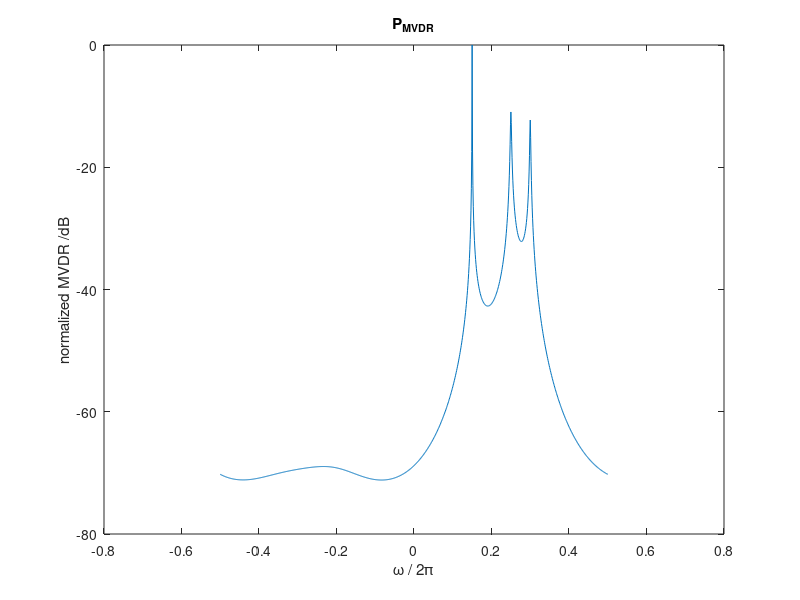

Write MATLAB code to recreate this figure.
clc
clear all
close all

j=sqrt(-1);
%% gen signal 
f=[0.15 0.25 0.30]';
N=100;                      %length of signal
M=6;                           % filter order
SNR=[20 25 30]';
sigma_v=1;                    %noise power
test_N=100;
for test=1:test_N
	v_n=sqrt(sigma_v/2)*randn(1,N)+j*sqrt(sigma_v/2)*randn(1,N);% complex gauss noise
	a_k=sqrt(10.^(SNR/10)*sigma_v);%ampltitude of envelope
		
	n=(0:N-1);
	phi_k=2*pi*rand(1,3)';
	s_k=a_k.*exp(j*2*pi*f*n+phi_k);
	u_n=sum(s_k)+v_n;
	u_n=u_n.';
	
	%% SVD
	A=zeros(N-M+1,M);
	for ii=1:N-M+1
		A(ii,:)=u_n(M-1+ii:-1:ii)';
	end
	[U,S,V]=svd(A);
	invphi=V*inv(S'*S)*V';
	
	%% MVDR
	w_n=1000;
	w=2*pi*(-0.5:1/w_n:0.5);
	a=exp(-j*(0:M-1)'*w);
	
	for ww=1:length(w)
		P_mvdr(ww)=1/(a(:,ww)'*invphi*a(:,ww));
	end
	P_mvdr=abs(P_mvdr/max(abs(P_mvdr)));
	
	[pks,locs]=findpeaks(P_mvdr);
	[a,b]=sort(pks);
	f_est=sort(w(locs(b(end:-1:end-2))))/(2*pi);
	err(test,:)=(f_est'-f).^2;
end
err=sum(err)/test_N;
figure
plot(w/(2*pi),10*log10(P_mvdr));
ylabel('normalized MVDR /dB')
xlabel('\omega / 2\pi')
title('P_{MVDR}')